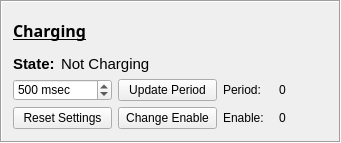
   <widget class="QFrame" name="charging_frame">
    <property name="geometry">
     <rect>
      <x>470</x>
      <y>278</y>
      <width>341</width>
      <height>143</height>
     </rect>
    </property>
    <property name="font">
     <font>
      <family>Arial</family>
     </font>
    </property>
    <property name="frameShape">
     <enum>QFrame::Box</enum>
    </property>
    <property name="frameShadow">
     <enum>QFrame::Sunken</enum>
    </property>
    <property name="lineWidth">
     <number>1</number>
    </property>
    <layout class="QGridLayout" name="gridLayout_23">
     <item row="0" column="0">
      <widget class="QLabel" name="charging_label_title">
       <property name="font">
        <font>
         <family>Arial Rounded MT Bold</family>
         <pointsize>12</pointsize>
         <weight>75</weight>
         <bold>true</bold>
         <underline>true</underline>
        </font>
       </property>
       <property name="text">
        <string>&lt;html&gt;&lt;head/&gt;&lt;body&gt;&lt;p&gt;&lt;span style=&quot; font-weight:600;&quot;&gt;Charging&lt;/span&gt;&lt;/p&gt;&lt;/body&gt;&lt;/html&gt;</string>
       </property>
      </widget>
     </item>
     <item row="1" column="0">
      <layout class="QFormLayout" name="formLayout">
       <item row="0" column="0">
        <widget class="QLabel" name="charging_label_state">
         <property name="font">
          <font>
           <family>Arial</family>
           <pointsize>11</pointsize>
           <weight>75</weight>
           <bold>true</bold>
          </font>
         </property>
         <property name="text">
          <string>State:</string>
         </property>
        </widget>
       </item>
       <item row="0" column="1">
        <widget class="QLabel" name="charging_label_status">
         <property name="font">
          <font>
           <family>Arial</family>
           <pointsize>11</pointsize>
          </font>
         </property>
         <property name="text">
          <string>&lt;html&gt;&lt;head/&gt;&lt;body&gt;&lt;p&gt;Not Charging&lt;/p&gt;&lt;/body&gt;&lt;/html&gt;</string>
         </property>
        </widget>
       </item>
       <item row="1" column="0" colspan="2">
        <layout class="QGridLayout" name="gridLayout_14">
         <item row="0" column="3">
          <widget class="QLabel" name="charging_label_period_static">
           <property name="font">
            <font>
             <family>Arial</family>
             <pointsize>9</pointsize>
            </font>
           </property>
           <property name="text">
            <string>&lt;html&gt;&lt;head/&gt;&lt;body&gt;&lt;p&gt;Period: &lt;/p&gt;&lt;/body&gt;&lt;/html&gt;</string>
           </property>
          </widget>
         </item>
         <item row="0" column="4">
          <widget class="QLabel" name="charging_label_period">
           <property name="font">
            <font>
             <family>Arial</family>
             <pointsize>9</pointsize>
            </font>
           </property>
           <property name="text">
            <string>&lt;html&gt;&lt;head/&gt;&lt;body&gt;&lt;p&gt;0&lt;/p&gt;&lt;/body&gt;&lt;/html&gt;</string>
           </property>
          </widget>
         </item>
         <item row="0" column="1" colspan="2">
          <widget class="QPushButton" name="charging_button_period">
           <property name="enabled">
            <bool>true</bool>
           </property>
           <property name="sizePolicy">
            <sizepolicy hsizetype="Minimum" vsizetype="Fixed">
             <horstretch>0</horstretch>
             <verstretch>0</verstretch>
            </sizepolicy>
           </property>
           <property name="font">
            <font>
             <family>Arial</family>
             <pointsize>9</pointsize>
            </font>
           </property>
           <property name="text">
            <string>Update Period</string>
           </property>
          </widget>
         </item>
         <item row="1" column="3">
          <widget class="QLabel" name="charging_label_enable_static">
           <property name="font">
            <font>
             <family>Arial</family>
             <pointsize>9</pointsize>
            </font>
           </property>
           <property name="text">
            <string>&lt;html&gt;&lt;head/&gt;&lt;body&gt;&lt;p&gt;Enable: &lt;/p&gt;&lt;/body&gt;&lt;/html&gt;</string>
           </property>
          </widget>
         </item>
         <item row="1" column="4">
          <widget class="QLabel" name="charging_label_enable">
           <property name="font">
            <font>
             <family>Arial</family>
             <pointsize>9</pointsize>
            </font>
           </property>
           <property name="text">
            <string>&lt;html&gt;&lt;head/&gt;&lt;body&gt;&lt;p&gt;0&lt;/p&gt;&lt;/body&gt;&lt;/html&gt;</string>
           </property>
          </widget>
         </item>
         <item row="1" column="0">
          <widget class="QPushButton" name="charging_reset_button">
           <property name="enabled">
            <bool>true</bool>
           </property>
           <property name="sizePolicy">
            <sizepolicy hsizetype="Minimum" vsizetype="Fixed">
             <horstretch>0</horstretch>
             <verstretch>0</verstretch>
            </sizepolicy>
           </property>
           <property name="font">
            <font>
             <family>Arial</family>
             <pointsize>9</pointsize>
            </font>
           </property>
           <property name="text">
            <string>Reset Settings</string>
           </property>
          </widget>
         </item>
         <item row="0" column="0">
          <widget class="QSpinBox" name="charging_spinbox">
           <property name="font">
            <font>
             <family>Arial</family>
             <pointsize>9</pointsize>
            </font>
           </property>
           <property name="suffix">
            <string> msec</string>
           </property>
           <property name="minimum">
            <number>10</number>
           </property>
           <property name="maximum">
            <number>999999999</number>
           </property>
           <property name="singleStep">
            <number>10</number>
           </property>
           <property name="stepType">
            <enum>QAbstractSpinBox::DefaultStepType</enum>
           </property>
           <property name="value">
            <number>500</number>
           </property>
          </widget>
         </item>
         <item row="1" column="1" colspan="2">
          <widget class="QPushButton" name="charging_button_enable">
           <property name="enabled">
            <bool>true</bool>
           </property>
           <property name="sizePolicy">
            <sizepolicy hsizetype="Minimum" vsizetype="Fixed">
             <horstretch>0</horstretch>
             <verstretch>0</verstretch>
            </sizepolicy>
           </property>
           <property name="font">
            <font>
             <family>Arial</family>
             <pointsize>9</pointsize>
            </font>
           </property>
           <property name="text">
            <string>Change Enable</string>
           </property>
          </widget>
         </item>
        </layout>
       </item>
      </layout>
     </item>
    </layout>
   </widget>
